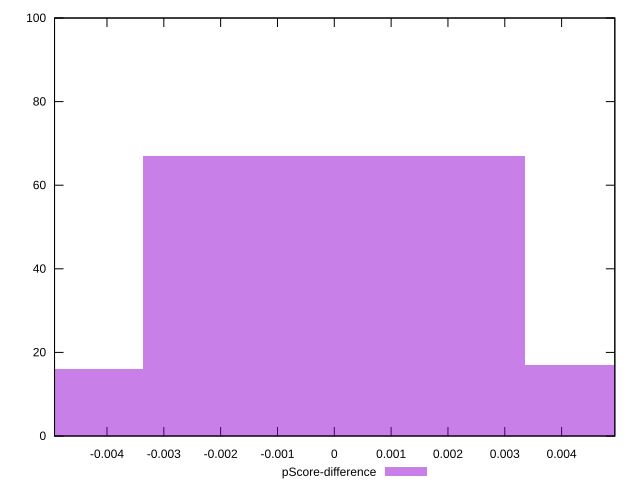

Reproduce this figure in gnuplot.
reset

$pScoreDifference <<EOF
-0.006719373498180076 16
0 67
0.006719373498180076 17
EOF

set key outside below
set boxwidth 0.006719373498180076
set xrange [-0.004923046831959987:0.00493643082043993]
set yrange [0:100]
set trange [0:100]
set style fill transparent solid 0.5 noborder
set terminal svg size 640, 490 enhanced background rgb 'white'
set output "report_00009_2021-02-08T22-37-41.559Z/first-contentful-paint/samples/pages+cached/pScore-difference/histogram.svg"

plot $pScoreDifference title "pScore-difference" with boxes

reset
